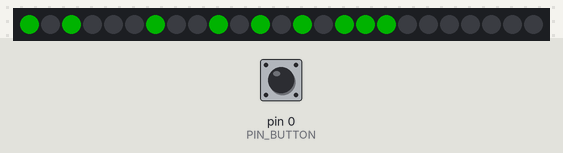
Bench run of a sketch on a simulated Arduino Uno, built with avr-gcc and run on an emulated ATmega328P. Parts: 25 RGB LEDs in strip order, left to right. The inputs (shaded band) are chosen by the test bench; at power-on: pin 0 (PIN_BUTTON) HIGH. Dim RGB values are drawn brighter than linear.

Above: at 1.2 s.
1.3 s: pin 0 (PIN_BUTTON) pulled LOW for 0.15 s
At 2.3 s:
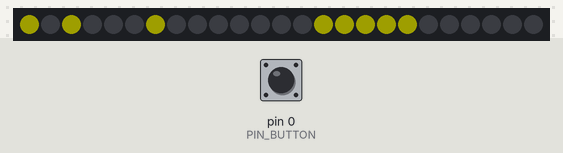
2.9 s: pin 0 (PIN_BUTTON) pulled LOW for 1 s
At 3.5 s:
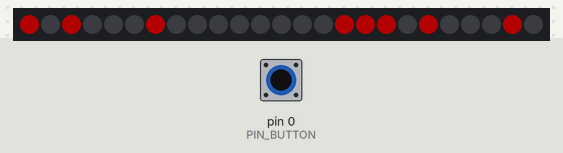
5.4 s: pin 0 (PIN_BUTTON) pulled LOW for 3.2 s
At 6.6 s:
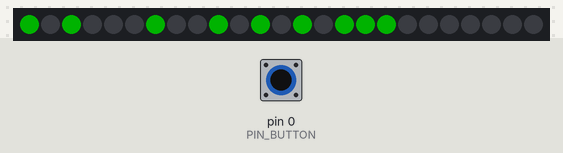
Timing chart, 0 to 8.4 s (numbered marks = the images above; inputs shaded):
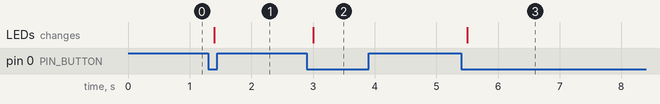

Measured:
- after the input at 1.3 s, the LEDs: change after 0.10 s (image 1)
- after the input at 2.9 s, the LEDs: change after 0.10 s (image 2)
- after the input at 5.4 s, the LEDs: change after 0.10 s (image 3)

The sketch:

RainbowBadge_MoodDisplay.ino
```cpp
#include <Bounce2.h>
#include <Adafruit_NeoPixel.h>

#define PIN_BUTTON 0

#define NUM_PIXELS 25

Adafruit_NeoPixel pixels = Adafruit_NeoPixel(NUM_PIXELS, 12, NEO_GRB + NEO_KHZ800);
Bounce debouncer = Bounce();

#define NUM_FACES 3
#define FACE_HAPPY 0
#define FACE_OK 1
#define FACE_SAD 2

#define FACE_NUM_PIXELS 9

const byte Pattern_HappyFace[FACE_NUM_PIXELS] = {1, 3, 7, 10, 14, 16, 17, 18, 12};
const byte Pattern_OkFace[FACE_NUM_PIXELS] = {1, 3, 7, 15, 16, 17, 18, 19};
const byte Pattern_SadFace[FACE_NUM_PIXELS] = {1, 3, 7, 16, 17, 18, 20, 24};

void setup()
{
  pinMode(PIN_BUTTON, INPUT_PULLUP);
  debouncer.attach(PIN_BUTTON);
  debouncer.interval(100); // In Milliseconds

  pixels.begin();
  pixels.setBrightness(60);
  pixels.show(); // Initialise pixels to all off.
}

void loop()
{
  static byte currentFace = 0;
  static boolean refreshFace = true;

  if(refreshFace)
  {
    /* Blank All Pixels */
    for(byte i = 0; i < NUM_PIXELS; i++)
    {
      pixels.setPixelColor(i, 0, 0, 0);
    }

    /* Draw New Face */
    for(byte i = 0; i < FACE_NUM_PIXELS; i++)
    {
      switch(currentFace)
      {
        case FACE_HAPPY:
          pixels.setPixelColor(Pattern_HappyFace[i] - 1, 0, 255, 0);
          break;
        case FACE_OK:
          pixels.setPixelColor(Pattern_OkFace[i] - 1, 127, 127, 0);
          break;
        case FACE_SAD:
          pixels.setPixelColor(Pattern_SadFace[i] - 1, 255, 0, 0);
          break;
      }
    }

    pixels.show();

    refreshFace = false;
  }

  debouncer.update();
  if(debouncer.fell())
  {
    if(currentFace < (NUM_FACES - 1))
    {
      currentFace++;
    }
    else
    {
      currentFace = 0;
    }

    refreshFace = true;
  }
}
```
